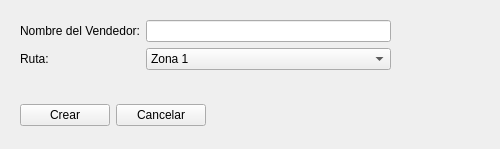
<?xml version="1.0" encoding="UTF-8"?>
<ui version="4.0">
 <class>Form</class>
 <widget class="QWidget" name="Form">
  <property name="geometry">
   <rect>
    <x>0</x>
    <y>0</y>
    <width>500</width>
    <height>149</height>
   </rect>
  </property>
  <property name="windowTitle">
   <string>Crear Nuevo Vendedor</string>
  </property>
  <widget class="QWidget" name="formLayoutWidget">
   <property name="geometry">
    <rect>
     <x>20</x>
     <y>20</y>
     <width>371</width>
     <height>71</height>
    </rect>
   </property>
   <layout class="QFormLayout" name="formLayout">
    <item row="0" column="0">
     <widget class="QLabel" name="label">
      <property name="text">
       <string>Nombre del Vendedor:</string>
      </property>
     </widget>
    </item>
    <item row="0" column="1">
     <widget class="QLineEdit" name="lineEdit"/>
    </item>
    <item row="1" column="0">
     <widget class="QLabel" name="label_2">
      <property name="text">
       <string>Ruta:</string>
      </property>
     </widget>
    </item>
    <item row="1" column="1">
     <widget class="QComboBox" name="comboBox">
      <item>
       <property name="text">
        <string>Zona 1</string>
       </property>
      </item>
      <item>
       <property name="text">
        <string>Zona 2</string>
       </property>
      </item>
      <item>
       <property name="text">
        <string>Zona 3</string>
       </property>
      </item>
      <item>
       <property name="text">
        <string>Zona 4</string>
       </property>
      </item>
      <item>
       <property name="text">
        <string>Zona 5</string>
       </property>
      </item>
     </widget>
    </item>
   </layout>
  </widget>
  <widget class="QWidget" name="horizontalLayoutWidget">
   <property name="geometry">
    <rect>
     <x>20</x>
     <y>100</y>
     <width>186</width>
     <height>31</height>
    </rect>
   </property>
   <layout class="QHBoxLayout" name="horizontalLayout">
    <item>
     <widget class="QPushButton" name="pushButton">
      <property name="text">
       <string>Crear</string>
      </property>
     </widget>
    </item>
    <item>
     <widget class="QPushButton" name="pushButton_2">
      <property name="text">
       <string>Cancelar</string>
      </property>
     </widget>
    </item>
   </layout>
  </widget>
 </widget>
 <resources/>
 <connections>
  <connection>
   <sender>lineEdit</sender>
   <signal>returnPressed()</signal>
   <receiver>comboBox</receiver>
   <slot>setFocus()</slot>
   <hints>
    <hint type="sourcelabel">
     <x>285</x>
     <y>33</y>
    </hint>
    <hint type="destinationlabel">
     <x>285</x>
     <y>64</y>
    </hint>
   </hints>
  </connection>
  <connection>
   <sender>pushButton</sender>
   <signal>clicked()</signal>
   <receiver>Form</receiver>
   <slot>createSeller()</slot>
   <hints>
    <hint type="sourcelabel">
     <x>65</x>
     <y>115</y>
    </hint>
    <hint type="destinationlabel">
     <x>249</x>
     <y>74</y>
    </hint>
   </hints>
  </connection>
  <connection>
   <sender>pushButton_2</sender>
   <signal>clicked()</signal>
   <receiver>Form</receiver>
   <slot>close()</slot>
   <hints>
    <hint type="sourcelabel">
     <x>160</x>
     <y>115</y>
    </hint>
    <hint type="destinationlabel">
     <x>249</x>
     <y>74</y>
    </hint>
   </hints>
  </connection>
 </connections>
 <slots>
  <slot>createSeller()</slot>
 </slots>
</ui>
